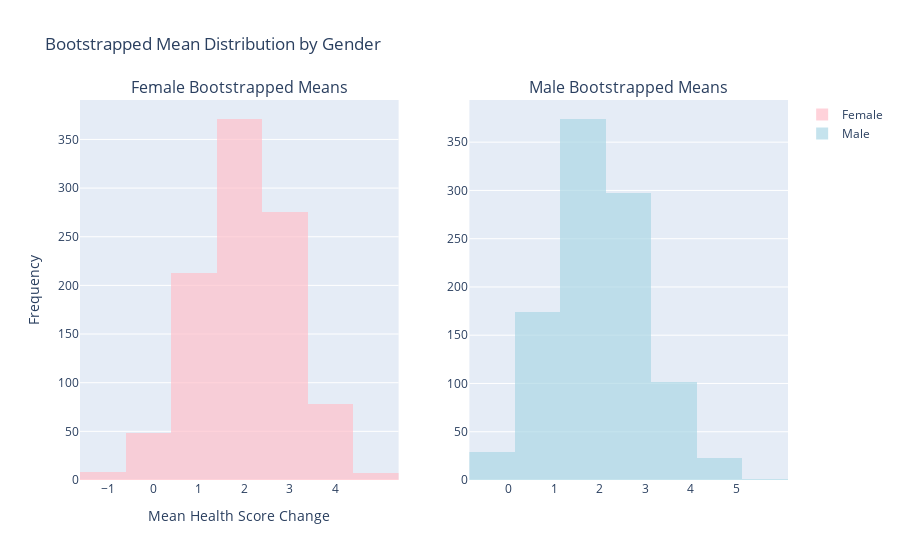

This figure's notebook cell:
### Code cell
import pandas as pd
import numpy as np
import plotly.graph_objects as go
from plotly.subplots import make_subplots

# Example data (replace with your actual bootstrapped means)
female_mean_bootstrapped = np.random.normal(2, 1, 1000)
male_mean_bootstrapped = np.random.normal(2, 1, 1000)

# Create a subplot with 1 row and 2 columns
fig = make_subplots(rows=1, cols=2, subplot_titles=("Female Bootstrapped Means", "Male Bootstrapped Means"))

# Add female histogram to the first subplot with 1-unit bins
fig.add_trace(go.Histogram(x=female_mean_bootstrapped,
                             xbins=dict(start=min(female_mean_bootstrapped), end=max(female_mean_bootstrapped), size=1),  # Bin size of 1 unit
                             name='Female',
                             marker_color='pink',
                             opacity=0.7), 
              row=1, col=1)

# Add male histogram to the second subplot with 1-unit bins
fig.add_trace(go.Histogram(x=male_mean_bootstrapped,
                             xbins=dict(start=min(male_mean_bootstrapped), end=max(male_mean_bootstrapped), size=1),  # Bin size of 1 unit
                             name='Male',
                             marker_color='lightblue',
                             opacity=0.7), 
              row=1, col=2)

# Update layout
fig.update_layout(title_text='Bootstrapped Mean Distribution by Gender',
                  xaxis_title='Mean Health Score Change',
                  yaxis_title='Frequency',
                  bargap=0,  # Set bar gap to 0 for touching bins
                  xaxis_tickvals=np.arange(int(min(female_mean_bootstrapped)), int(max(female_mean_bootstrapped)) + 1, 1),  # Show integer labels on the x-axis for females
                  xaxis2_tickvals=np.arange(int(min(male_mean_bootstrapped)), int(max(male_mean_bootstrapped)) + 1, 1)  # Show integer labels on the x-axis for males
                  )

# Show the plot
fig.show()

### Figure 1 — Plotly figure (JSON) as saved in the notebook; plotly's stock layout.template omitted (floating-point values rounded to 4 significant figures; data arrays with more than 128 entries replaced by an {"elided": "..."} marker saying what was removed)
{"data": [{"marker": {"color": "pink"}, "name": "Female", "opacity": 0.7, "type": "histogram", "x": {"elided": "1000 float values"}, "xaxis": "x", "xbins": {"end": 4.929, "size": 1, "start": -1.61}, "yaxis": "y"}, {"marker": {"color": "lightblue"}, "name": "Male", "opacity": 0.7, "type": "histogram", "x": {"elided": "1000 float values"}, "xaxis": "x2", "xbins": {"end": 5.261, "size": 1, "start": -0.8615}, "yaxis": "y2"}], "layout": {"annotations": [{"font": {"size": 16}, "showarrow": false, "text": "Female Bootstrapped Means", "x": 0.225, "xanchor": "center", "xref": "paper", "y": 1, "yanchor": "bottom", "yref": "paper"}, {"font": {"size": 16}, "showarrow": false, "text": "Male Bootstrapped Means", "x": 0.775, "xanchor": "center", "xref": "paper", "y": 1, "yanchor": "bottom", "yref": "paper"}], "autosize": true, "bargap": 0, "title": {"text": "Bootstrapped Mean Distribution by Gender"}, "xaxis": {"anchor": "y", "autorange": true, "domain": [0, 0.45], "range": [-1.61, 5.39], "tickvals": [-1, 0, 1, 2, 3, 4], "title": {"text": "Mean Health Score Change"}, "type": "linear"}, "xaxis2": {"anchor": "y2", "autorange": true, "domain": [0.55, 1], "range": [-0.8615, 6.139], "tickvals": [0, 1, 2, 3, 4, 5], "type": "linear"}, "yaxis": {"anchor": "x", "autorange": true, "domain": [0, 1], "range": [0, 390.5], "title": {"text": "Frequency"}}, "yaxis2": {"anchor": "x2", "autorange": true, "domain": [0, 1], "range": [0, 393.7]}}}
